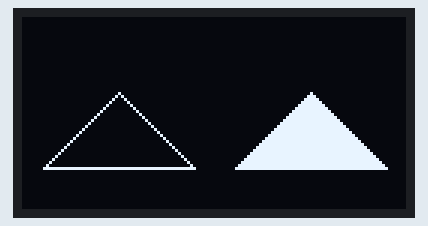
Simulated run of this sketch. Board: Arduino Uno, built with avr-gcc and run on an emulated ATmega328P. Parts: 128×64 one-colour display.

Above: at 0.1 s.

The sketch:

sketch_triangle.ino
```cpp
#include <Wire.h>
#include <Adafruit_GFX.h>
#include <Adafruit_SSD1306.h>

#if (SSD1306_LCDHEIGHT != 64)
#error("Height incorrect, please fix Adafruit_SSD1306.h!");
#endif

Adafruit_SSD1306 display(-1);

void setup() {
  display.begin(SSD1306_SWITCHCAPVCC, 0x3c);
}

void loop() {
  display.clearDisplay();
  display.drawTriangle(32, 25, 57, 50, 7, 50, WHITE);
  display.fillTriangle(96, 25, 121, 50, 71, 50, WHITE);
  display.display();
  delay(1000);
}
```
